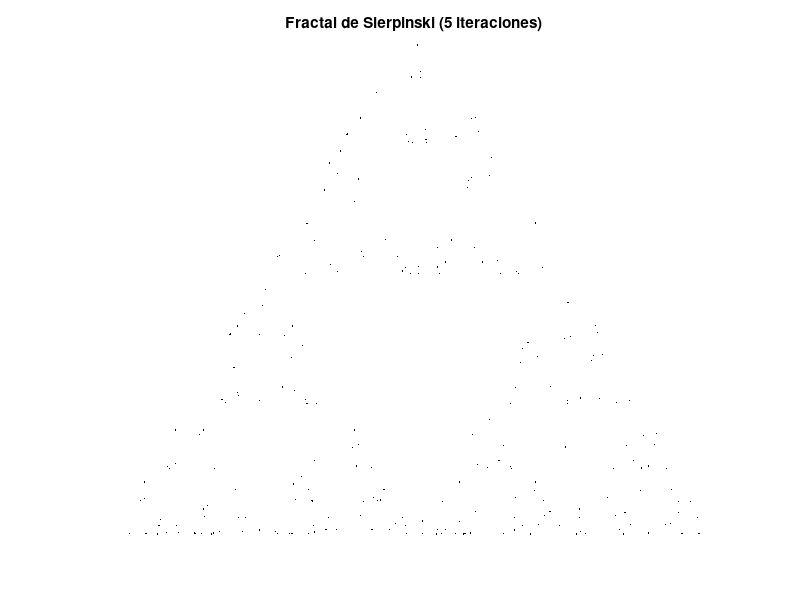

Write the MATLAB code that produced this figure.
function sierpinski_fractal(iterations)
%SIERPINSKI_FRACTAL Genera el fractal de Sierpinski.
%   sierpinski_fractal(iterations) dibuja el fractal de Sierpinski
%   después de un número especificado de 'iterations'.
%
%   Ejemplo de uso:
%   sierpinski_fractal(5)

if nargin < 1
    iterations = 5; % Número de iteraciones por defecto
end

% Definir los vértices iniciales de un triángulo equilátero
% Puedes ajustar estas coordenadas para cambiar la posición y el tamaño.
p1 = [0, 0];
p2 = [1, 0];
p3 = [0.5, sqrt(3)/2]; % Para un triángulo equilátero

% Inicializar un punto arbitrario dentro del triángulo
% Se recomienda un punto aleatorio o el centroide del triángulo.
current_point = (p1 + p2 + p3) / 3;

% Crear una figura para el plot
figure;
hold on;
axis equal; % Asegura que los ejes tengan la misma escala
axis off;   % Oculta los ejes para una mejor visualización del fractal

% Trazar los vértices iniciales (opcional, para ver el triángulo inicial)
% plot([p1(1), p2(1), p3(1), p1(1)], [p1(2), p2(2), p3(2), p1(2)], 'k-');

% Generar el fractal
num_points = 3^iterations; % El número de puntos generados es 3^n
points_to_plot = zeros(num_points, 2); % Pre-asignar memoria para eficiencia

for i = 1:num_points
    % Elegir un vértice aleatoriamente (1, 2 o 3)
    random_vertex_idx = randi(3);

    % Mover el punto a la mitad de la distancia hacia el vértice elegido
    if random_vertex_idx == 1
        current_point = (current_point + p1) / 2;
    elseif random_vertex_idx == 2
        current_point = (current_point + p2) / 2;
    else % random_vertex_idx == 3
        current_point = (current_point + p3) / 2;
    end
    
    % Almacenar el punto para graficar
    points_to_plot(i, :) = current_point;
end

% Graficar todos los puntos generados
plot(points_to_plot(:,1), points_to_plot(:,2), 'k.', 'MarkerSize', 1); % Puntos negros pequeños

title(sprintf('Fractal de Sierpinski (%d iteraciones)', iterations));
hold off;

end

%PARA HACERLO FUNCIONAR DEBE ESCRIBIR (sierpinski_fractal(12)%